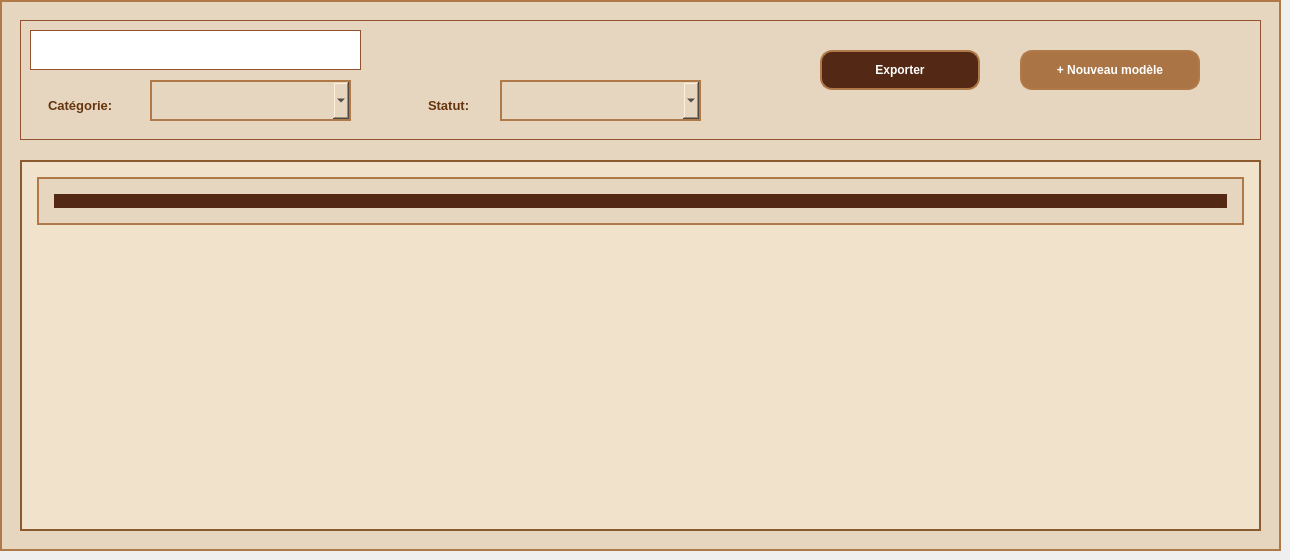
     <widget class="QWidget" name="PModele_Liste">
      <attribute name="title">
       <string>Liste des modèles</string>
      </attribute>
      <widget class="QFrame" name="frameModeleListe">
       <property name="geometry">
        <rect>
         <x>0</x>
         <y>0</y>
         <width>1281</width>
         <height>551</height>
        </rect>
       </property>
       <property name="styleSheet">
        <string notr="true">background-color: #e6d5bf;
color: white;
padding: 15px;
border: 2px solid #b07a48</string>
       </property>
       <property name="frameShape">
        <enum>QFrame::Shape::StyledPanel</enum>
       </property>
       <property name="frameShadow">
        <enum>QFrame::Shadow::Raised</enum>
       </property>
       <widget class="QFrame" name="frame_2">
        <property name="geometry">
         <rect>
          <x>20</x>
          <y>20</y>
          <width>1241</width>
          <height>120</height>
         </rect>
        </property>
        <property name="minimumSize">
         <size>
          <width>0</width>
          <height>120</height>
         </size>
        </property>
        <property name="maximumSize">
         <size>
          <width>16777215</width>
          <height>120</height>
         </size>
        </property>
        <property name="styleSheet">
         <string notr="true">QFrame{
    border: 0.5px solid  #935330
}</string>
        </property>
        <property name="frameShape">
         <enum>QFrame::Shape::StyledPanel</enum>
        </property>
        <property name="frameShadow">
         <enum>QFrame::Shadow::Raised</enum>
        </property>
        <widget class="QLineEdit" name="lineEdit">
         <property name="geometry">
          <rect>
           <x>10</x>
           <y>10</y>
           <width>331</width>
           <height>40</height>
          </rect>
         </property>
         <property name="minimumSize">
          <size>
           <width>0</width>
           <height>40</height>
          </size>
         </property>
         <property name="maximumSize">
          <size>
           <width>16777215</width>
           <height>40</height>
          </size>
         </property>
         <property name="font">
          <font>
           <pointsize>9</pointsize>
           <bold>false</bold>
          </font>
         </property>
         <property name="styleSheet">
          <string notr="true">QLineEdit{
           background-color: rgb(255, 255, 255);
           color: rgb(0, 0, 0);
           border:1px solid #935330;
         padding-left: 10px;
  padding-right: 10px;
  padding-top: 4px;
  padding-bottom: 4px;
}

</string>
         </property>
         <property name="text">
          <string/>
         </property>
        </widget>
        <widget class="QLabel" name="label_3">
         <property name="geometry">
          <rect>
           <x>10</x>
           <y>60</y>
           <width>131</width>
           <height>51</height>
          </rect>
         </property>
         <property name="font">
          <font>
           <pointsize>10</pointsize>
           <bold>true</bold>
          </font>
         </property>
         <property name="styleSheet">
          <string notr="true">color: #65350F;
border:trensparent;</string>
         </property>
         <property name="text">
          <string>Catégorie:</string>
         </property>
        </widget>
        <widget class="QComboBox" name="comboBox">
         <property name="geometry">
          <rect>
           <x>130</x>
           <y>60</y>
           <width>201</width>
           <height>41</height>
          </rect>
         </property>
         <property name="styleSheet">
          <string notr="true">color: gris;
</string>
         </property>
        </widget>
        <widget class="QLabel" name="label_4">
         <property name="geometry">
          <rect>
           <x>390</x>
           <y>60</y>
           <width>171</width>
           <height>51</height>
          </rect>
         </property>
         <property name="font">
          <font>
           <pointsize>10</pointsize>
           <bold>true</bold>
          </font>
         </property>
         <property name="styleSheet">
          <string notr="true">color: #65350F;
border:trensparent;</string>
         </property>
         <property name="text">
          <string>Statut:</string>
         </property>
        </widget>
        <widget class="QComboBox" name="comboBox_2">
         <property name="geometry">
          <rect>
           <x>480</x>
           <y>60</y>
           <width>201</width>
           <height>41</height>
          </rect>
         </property>
         <property name="styleSheet">
          <string notr="true">color: gris;

</string>
         </property>
        </widget>
        <widget class="QPushButton" name="btnExportModels">
         <property name="geometry">
          <rect>
           <x>800</x>
           <y>30</y>
           <width>160</width>
           <height>40</height>
          </rect>
         </property>
         <property name="minimumSize">
          <size>
           <width>160</width>
           <height>40</height>
          </size>
         </property>
         <property name="font">
          <font>
           <bold>true</bold>
          </font>
         </property>
         <property name="styleSheet">
          <string notr="true">QPushButton {
    background-color: #532915;
    border-radius: 12px;
    padding: 10px;
    font-weight: bold;
    color: white;
}

QPushButton:hover {
    background-color: #823919;
}

QPushButton:pressed {
    background-color: #823919;
}</string>
         </property>
         <property name="text">
          <string>Exporter</string>
         </property>
        </widget>
        <widget class="QPushButton" name="btnNewModel">
         <property name="geometry">
          <rect>
           <x>1000</x>
           <y>30</y>
           <width>180</width>
           <height>40</height>
          </rect>
         </property>
         <property name="minimumSize">
          <size>
           <width>180</width>
           <height>40</height>
          </size>
         </property>
         <property name="font">
          <font>
           <bold>true</bold>
          </font>
         </property>
         <property name="styleSheet">
          <string notr="true">QPushButton {
    background-color: #aa7444;
    border-radius: 12px;
    padding: 10px;
    font-weight: bold;
    color: white;
}

QPushButton:hover {
    background-color: #704214;
}

QPushButton:pressed {
    background-color: #704214;
}</string>
         </property>
         <property name="text">
          <string>+ Nouveau modèle</string>
         </property>
        </widget>
       </widget>
       <widget class="QTableWidget" name="tableWidget">
        <property name="geometry">
         <rect>
          <x>20</x>
          <y>160</y>
          <width>1241</width>
          <height>371</height>
         </rect>
        </property>
        <property name="minimumSize">
         <size>
          <width>1131</width>
          <height>0</height>
         </size>
        </property>
        <property name="styleSheet">
         <string notr="true">QTableWidget {
    background-color: #f1e2cc;
    border: 2px solid #8b5a2e;
    gridline-color: #ffffff;
}
QHeaderView::section {
    background-color: #532915;
    color: white;
    font-weight: bold;
    font-size: 14px;
    padding: 14px;
    border: none;
}
QTableWidget::item {
    background-color: #fffaf5;
    color: #000000;
    padding: 8px;
}
QTableWidget::item:alternate {
    background-color: #dfead7;
}
QTableWidget::item:selected {
    background-color: #A3D3EB;
    color: #000000;
}</string>
        </property>
        <property name="editTriggers">
         <set>QAbstractItemView::EditTrigger::NoEditTriggers</set>
        </property>
        <property name="alternatingRowColors">
         <bool>true</bool>
        </property>
        <property name="selectionBehavior">
         <enum>QAbstractItemView::SelectionBehavior::SelectRows</enum>
        </property>
        <property name="rowCount">
         <number>0</number>
        </property>
        <property name="columnCount">
         <number>9</number>
        </property>
        <attribute name="horizontalHeaderStretchLastSection">
         <bool>true</bool>
        </attribute>
        <attribute name="verticalHeaderVisible">
         <bool>false</bool>
        </attribute>
        <column>
         <property name="text">
          <string>ID modèle</string>
         </property>
        </column>
        <column>
         <property name="text">
          <string>Type modèle</string>
         </property>
        </column>
        <column>
         <property name="text">
          <string>Dimensions</string>
         </property>
        </column>
        <column>
         <property name="text">
          <string>Type</string>
         </property>
        </column>
        <column>
         <property name="text">
          <string>Prix base (DT)</string>
         </property>
        </column>
        <column>
         <property name="text">
          <string>Description</string>
         </property>
        </column>
        <column>
         <property name="text">
          <string>Statut</string>
         </property>
        </column>
        <column>
         <property name="text">
          <string>Disponibilité</string>
         </property>
        </column>
        <column>
         <property name="text">
          <string>Ventes</string>
         </property>
        </column>
       </widget>
      </widget>
     </widget>
